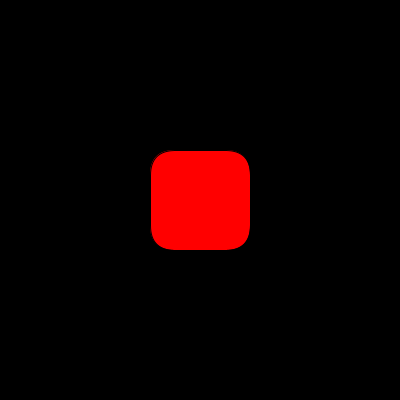
Frame 1 (no input)
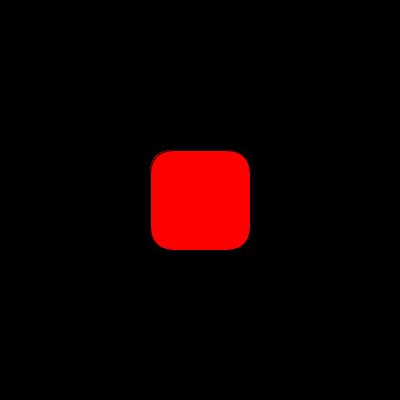
Frame 60 (the mouse pressed at the canvas centre just before this capture)
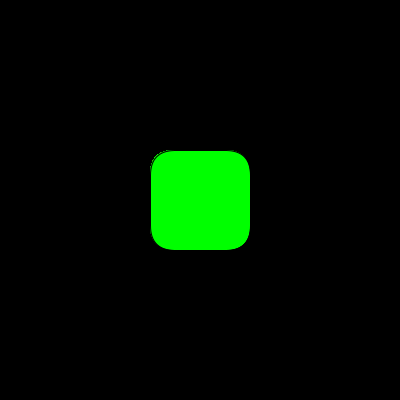
Frame 120 (the mouse held since frame 60 and released just before this capture)

The Processing sketch that drew these frames (run headless with seeded random() and noise(); from frame 60 on, the mouse is pressed at the canvas centre):

// Processing sketch: processing_72532
// ── processing_72532.pde

void setup (){
  size(400,400);
  background(0);
}


void draw(){
  fill(255,0,0);
  rectMode(CENTER);

  if(mouseY > 150 && mouseY <255 && mouseX >150 && mouseX < 255) {
    fill(0,255,0);
  }
  
  rect(200, 200, 100, 100,  25);
}
